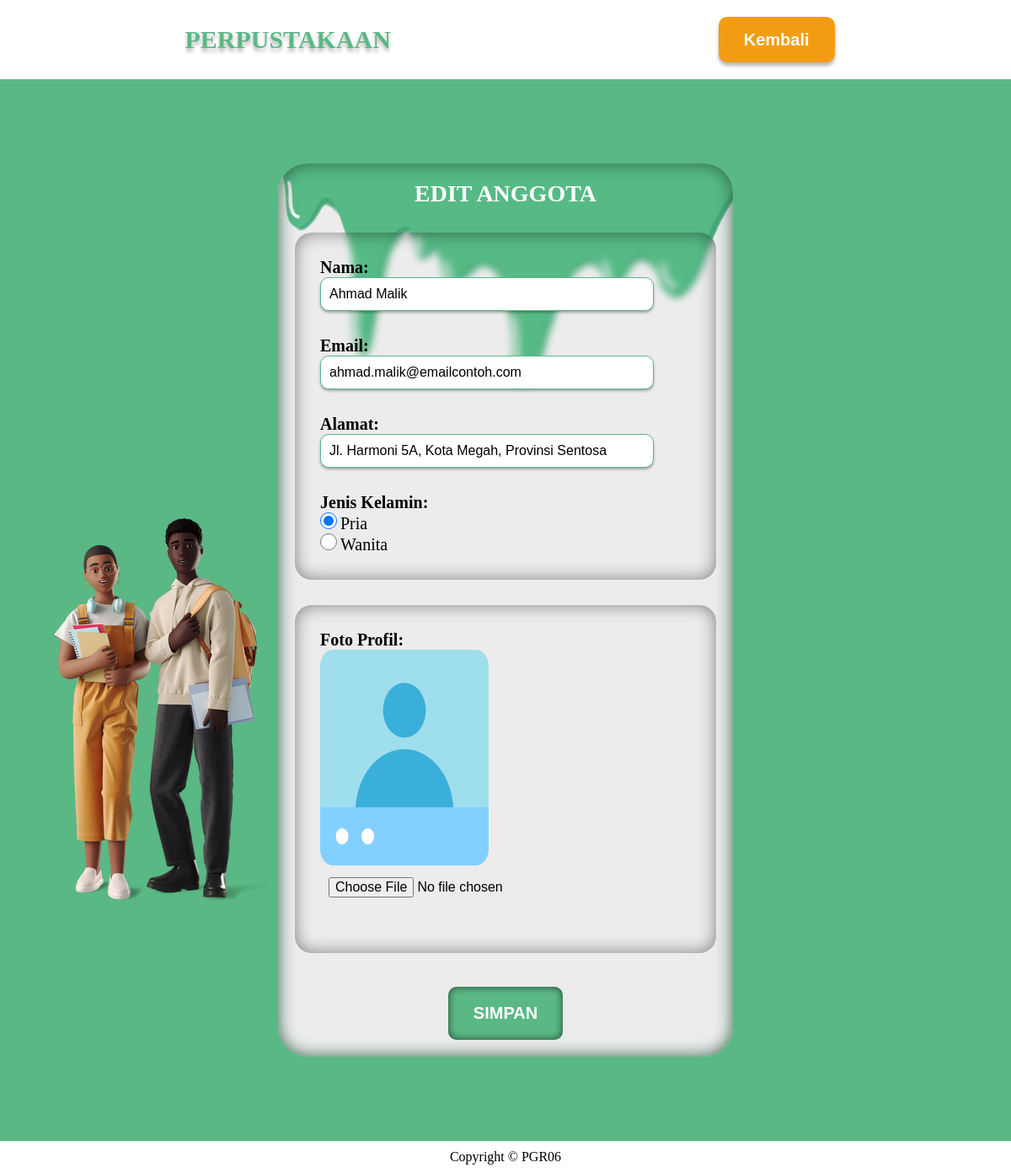
The page /editAnggota.php?kode=4 (signed in) on the database its author committed.
### tables this page shows
CREATE TABLE `anggota` (
  `foto` varchar(200) NOT NULL,
  `nama` varchar(200) NOT NULL,
  `alamat` varchar(200) NOT NULL,
  `gender` tinyint(1) NOT NULL,
  `email` varchar(191) NOT NULL,
  `formatKode` varchar(5) NOT NULL,
  `kode` int(11) NOT NULL
);

### editAnggota.php (the view, shortened to what this page needs)
<?php
require 'functionphp.php';
$kode = $_GET["kode"];
$query = "SELECT * FROM anggota WHERE kode = $kode";
$result = mysqli_query($connection, $query);
if($result){
    $row = mysqli_fetch_assoc($result);
}else{
    echo "Error: " . mysqli_error($connection);
}
?>
<!DOCTYPE html>
<html lang="en">
<head>
    <link rel="stylesheet" href="style.css">
</head>
<body>
    <nav class="container-nav">
        <ul class="ul-nav">
            <li id="logo" class="li-nav logo-anggota">PERPUSTAKAAN</li>
            <button class="login-nav li-nav kembali"> <a href="dataAnggota.php">Kembali</a> </button>
        </ul>
    </nav>
    <main class="container-tbh-agt background-tambahagt">
        <div class="div-tbh-agt">
            <p class="p-tbh-agt">EDIT ANGGOTA</p>
                <form id="form-agt" class="form-tbh-agt" action="" method="post" enctype="multipart/form-data">
                    <div class="div-intbh-agt">
                        <label for="nama-anggota">Nama:</label>
                        <input type="text" name="nama-anggota" id="nama-anggota" value="<?= $row["nama"]; ?>" required >
                        <label for="email-anggota">Email: </label>
                        <input type="email" name="email-anggota" id="email-anggota"  value="<?= $row["email"]; ?>" required>
                        <label for="alamat-anggota">Alamat:</label>
                        <input type="text" name="alamat-anggota" id="alamat-anggota"  value="<?= $row["alamat"]; ?>" required>
                        <p>Jenis Kelamin:</p>
                        <?php
                         $gender = $row["gender"];
                         $pria = ($gender == 1) ? 'checked'  : '';
                         $wanita = ($gender == 0) ? 'checked' : '';
                        ?>
                        <input class="input-gender-agt" type="radio" name="gender" value="1" <?= $pria; ?> id="pria" required>
                        <label class="label-gender-agt" for="pria">Pria</label> <br>
                        <input class="input-gender-agt" type="radio" name="gender" value="0" <?= $wanita; ?> id="wanita" required>
                        <label  class="label-gender-agt" for="wanita">Wanita</label>
                    </div>
                    <div class="div-intbh-agt">
                        <label for="foto">Foto Profil:</label>
                        <img id="img-agt" src="aset/gambar/database/<?= $row["foto"]; ?>" height="256px" alt="">
                        <input onchange="showImg()" type="file" name="foto" id="foto" accept=".jpg, .jpeg, .png">
                    </div>
                </form>
                <div class="div-submit-agt">
                    <button  class="submit-tbh-agt" form="form-agt" type="submit" name="submit" id="tambah-anggota"> SIMPAN </button>
                </div>
        </div>
    </main>
    <?php include 'footer.php'; ?>
</body>
</html>

### style.css (style rules this page uses)
* { margin: 0; padding: 0; box-sizing: border-box; scroll-behavior: smooth; }
.ul-nav { display: flex; list-style-type: none; justify-content: space-around; padding: 20px; flex-wrap: wrap; }
.li-nav { color: #5AB885; padding: 10px; font-size: 40px; font-weight: bold; text-shadow: 0 4px 4px #0000004a; }
.ul-nav .login-nav { background-color: #5AB885; border-style: none; border-radius: 10px; padding: 0 30px; font-size: 32px; cursor: pointer; transition: 0.5s; text-shadow: none; box-shadow: 0 4px 4px #0000004a; }
.ul-nav .login-nav a { text-decoration: none; color: #FFFFFF; }
body { overflow-x: hidden; }
label { color: #FFFFFF; font-weight: bold; font-size: x-large; cursor: pointer; }
#logo { font-size: 35px; }
.kembali { background-color: #F39C12 !important; font-size: 20px !important; }
.logo-anggota { font-size: 30px !important; }
.background-tambahagt { background: #5AB885 url("aset/gambar/tambahAgt.png")no-repeat; }
.container-tbh-agt { display: flex; justify-content: center; background-position: calc(50% - 30vw) calc(65%); padding: 100px; width: 100%; }
.div-tbh-agt { background: #ECECEC url("aset/gambar/catjatuh.png")no-repeat; background-position: top; background-size: 100%; border-radius: 35px; box-shadow: inset 0px 0px 20px 0px #306247; }
.p-tbh-agt { text-align: center; font-size: 28px; font-weight: bold; color: #FFFFFF; margin: 20px 0 10px; }
.form-tbh-agt { width: 45vw; display: flex; padding: 20px; gap: 30px; flex-direction: row; flex-wrap: wrap; }
.div-intbh-agt { box-shadow: 0px 0px 20px 0px inset rgba(0, 0, 0, 0.467); backdrop-filter: blur(4px); width: 47.5%; padding: 30px; border-radius: 20px; }
#img-agt { width : 200px !important; }
@media screen and (max-width: 1440px) { .div-intbh-agt { width: 100%; } }
@media screen and (max-width: 1440px) { .container-tbh-agt { background-position: calc(50% - 34vw) calc(65%); } }
.div-intbh-agt p { font-size: 20px; font-weight: bold; }
.div-intbh-agt label, .div-intbh-agt input { display: block; }
.div-intbh-agt label { color: black; font-size: 20px; }
.div-intbh-agt input { width: 90%; height: 40px; font-size: 16px; padding: 10px; margin-bottom: 30px; border-radius: 10px; border: 1px solid #5AB885; box-shadow: 0px 2px 3px 0px rgba(0, 0, 1, 0.312); }
.input-gender-agt, .label-gender-agt { display: inline-block !important; }
.div-intbh-agt .input-gender-agt { width: 20px; margin-bottom: 0px; box-shadow: none; height: 20px; }
.div-intbh-agt .label-gender-agt { font-size: 20px; font-weight: 400; }
.div-intbh-agt input[type="file"] { box-shadow: none; border: none; }
.div-submit-agt { display: flex; justify-content: center; padding: 20px; }
.submit-tbh-agt { border: none; background-color: #5AB885; padding: 20px 30px; font-size: 20px; color: #FFFFFF; border-radius: 10px; cursor: pointer; font-weight: bold; box-shadow: 0px 0px 10px 0px inset rgba(6, 6, 6, 0.663); transition: 0.5s; }

### rows shown on the page
anggota: nama-anggota "Ahmad Malik", email-anggota "ahmad.malik@emailcontoh.com", alamat-anggota "Jl. Harmoni 5A, Kota Megah, Provinsi Sentosa", foto (picture)
